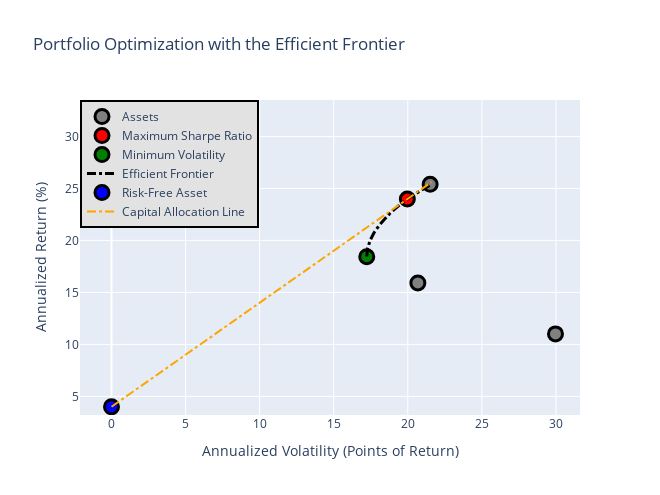

Source (notebook cell):
### Code cell
import plotly.graph_objects as go

# Function to efficent frontier 
# get return seris to calculate over 



print(returnExps)
print(np.max(returnExps))

# we will be looking at annualized data for most of going forward
# recall that returns were originally done in months
returnExpsAnn, returnDispsAnn = genFin.annualize(returnExps, returnDisps, 'M')

# the lowest return that has a guaranteed solution is likly at the min variance 
# the highest possible (without leveraging) is 100% w on the max single return
returnTargets = np.linspace(returnDispMin, np.max(returnExpsAnn), 101) #returnSRMax

# the opt method does annualize internally, so send pre annualized
# in future work we need to clean this up
wEF= po.calc_efficient_frontier(returnExps, returnCoDispsSq, returnTargets, riskFreeRate=0.04, annualizeBy='M')

# calculate the properties for each wighting 
# optimization is not exact so while the target return was set as a goal
# it may not have been achived, need to recalculate 
n = len(wEF)
returnExps_EF = np.zeros(n) * np.nan
returnDisps_EF = np.zeros(n) * np.nan

for i in range(n):
    returnExps_EF[i], returnDisps_EF[i] = genFin.asset_set_perform(wEF[i], returnExps, returnCoDispsSq, annualizeBy='M')
    
print('-- Efficient Frontier --')
print('targets')
print(returnTargets[::10])
print('weights')
print(wEF[::10])


# we expectd a smooth transition from the 
# precalculated min disp weights to the 
# precalculated max SR weights and we got it
# cehck



print('r')
print(returnExps_EF[::10])
print('d')
print(returnDisps_EF[::10])

# Asset points

asset_text = [
    f"{sym}: Return: {round(ret * 100, 2)}% +/- points {round(vol * 100, 2)} ({round(vol/ret * 100 * np.sqrt(12)/12, 2)}%)"
    for sym, ret, vol in zip(syms, returnExpsAnn, returnDispsAnn)
]


Asset_points = go.Scatter(
    name="Assets",
    mode="markers",
    x=np.round(returnDispsAnn * 100, 2),
    y=[round(ret * 100, 2) for ret in returnExpsAnn],
    marker=dict(
        color="gray",
        size=14,
        line=dict(
            width=3,
            color="black")),
    text=asset_text,
    hoverinfo='text'
)
#plot the efficient frontier

# Max Sharpe Ratio trace
MaxSharpeRatio = go.Scatter(
    name="Maximum Sharpe Ratio",
    mode="markers",
    x=[dispSRMax * 100],
    y=[round(returnSRMax * 100, 2)],
    marker=dict(
        color="red",
        size=14,
        line=dict(
            width=3,
            color="black")),
    text=[f"Return: {round(returnSRMax * 100, 2)}% +/- {round(dispSRMax * 100, 2)} points ({round((dispSRMax/returnSRMax) * 100, 2)}%)<br>{allocationSRMax.to_string()}"],
    hoverinfo='text'
)

# Min Volatility trace
MinVol = go.Scatter(
    name="Minimum Volatility",
    mode="markers",
    x=[dispDispMin * 100],
    y=[round(returnDispMin * 100, 2)],
    marker=dict(
        color="green",
        size=14,
        line=dict(
            width=3,
            color="black")),
    text=[f"Return: {round(returnDispMin * 100, 2)}% +/- {round(dispDispMin * 100,2)} points ({round((dispDispMin/returnDispMin) * 100, 2)}%)<br>{allocationDispMin.to_string()}"],
    hoverinfo='text'
)

# Efficient Frontier trace
efficient_text = [
    f"Return: {round(ret * 100, 2)}% +/- {round(vol * 100,2)} points ({round((vol/ret) * 100, 2)}%)<br>" +
    "<br>".join([f"{symbol}: {round(weight * 100, 2)}%" for symbol, weight in zip(syms, alloc)])
    for ret, vol, alloc in zip(returnExps_EF, returnDisps_EF, wEF)
]


EF_curve = go.Scatter(
    name="Efficient Frontier",
    mode="lines",
    x= np.round(returnDisps_EF * 100, 2),
    y=[round(ret * 100, 2) for ret in returnExps_EF],
    line=dict(color="black", width=3, dash="dashdot"),
    text=efficient_text,
    hoverinfo='text'
)



riskFreeRate = 0.04
# Risk-Free Asset point
rf_point = go.Scatter(
    name="Risk-Free Asset",
    mode="markers",
    x=[0],  # Assuming risk-free rate has zero volatility
    y=[riskFreeRate * 100],
    marker=dict(
        color="blue",
        size=14,
        line=dict(
            width=3,
            color="black")),
    text=f"Risk-Free Rate: {round(riskFreeRate * 100, 2)}%",
    hoverinfo='text'
)
    
# Capital Allocation Line (CAL)
# include risk free point and SR max AND the corrisponding last point on EF line
# need to move the CAL line calcualation to a general function
def f_cal(x, riskFreeRate, returnSRMax, dispSRMax):
    slope = (returnSRMax - riskFreeRate) / dispSRMax 
    y = x * slope + riskFreeRate
    return (y)
    
cal_x = [0, dispSRMax * 100, returnDisps_EF[-1] * 100]
cal_y = [riskFreeRate * 100, returnSRMax * 100, f_cal(returnDisps_EF[-1], riskFreeRate, returnSRMax, dispSRMax) * 100]
CAL = go.Scatter(
    name="Capital Allocation Line",
    mode="lines",
    x=cal_x,
    y=cal_y,
    line=dict(color="orange", width=2, dash="dashdot")
)

data = [Asset_points, MaxSharpeRatio, MinVol, EF_curve, rf_point, CAL]



layout = go.Layout(
    title='Portfolio Optimization with the Efficient Frontier',
    yaxis=dict(title='Annualized Return (%)'),
    xaxis=dict(title='Annualized Volatility (Points of Return)'),
    showlegend=True,
    legend=dict(
        x=0,
        y=1,
        traceorder='normal',
        bgcolor="#E2E2E2",
        bordercolor='black',
        borderwidth=2),
    width=660,
    height=495
)

fig = go.Figure(data=data, layout=layout)
fig.show()

### Figure 1 — Plotly figure (JSON) as saved in the notebook; plotly's stock layout.template omitted (floating-point values rounded to 4 significant figures)
{"data": [{"hoverinfo": "text", "marker": {"color": "gray", "line": {"color": "black", "width": 3}, "size": 14}, "mode": "markers", "name": "Assets", "text": ["MSFT: Return: 25.4% +/- points 21.51 (24.45%)", "NEE: Return: 15.91% +/- points 20.68 (37.51%)", "CVX: Return: 11.01% +/- points 29.97 (78.59%)"], "type": "scatter", "x": [21.51, 20.68, 29.97], "y": [25.4, 15.91, 11.01]}, {"hoverinfo": "text", "marker": {"color": "red", "line": {"color": "black", "width": 3}, "size": 14}, "mode": "markers", "name": "Maximum Sharpe Ratio", "text": ["Return: 23.98% +/- 19.97 points (83.28%)<br>      allocation\nMSFT        85.0\nNEE         15.0\nCVX          0.0"], "type": "scatter", "x": [19.97], "y": [23.98]}, {"hoverinfo": "text", "marker": {"color": "green", "line": {"color": "black", "width": 3}, "size": 14}, "mode": "markers", "name": "Minimum Volatility", "text": ["Return: 18.44% +/- 17.23 points (93.43%)<br>      allocation\nMSFT        36.0\nNEE         46.0\nCVX         18.0"], "type": "scatter", "x": [17.23], "y": [18.44]}, {"hoverinfo": "text", "line": {"color": "black", "dash": "dashdot", "width": 3}, "mode": "lines", "name": "Efficient Frontier", "text": ["Return: 18.44% +/- 17.23 points (93.43%)<br>MSFT: 35.91%<br>NEE: 46.22%<br>CVX: 17.87%", "Return: 18.51% +/- 17.23 points (93.08%)<br>MSFT: 36.51%<br>NEE: 45.88%<br>CVX: 17.61%", "Return: 18.58% +/- 17.23 points (92.74%)<br>MSFT: 37.11%<br>NEE: 45.54%<br>CVX: 17.35%", "Return: 18.65% +/- 17.23 points (92.4%)<br>MSFT: 37.71%<br>NEE: 45.2%<br>CVX: 17.09%", "Return: 18.72% +/- 17.24 points (92.08%)<br>MSFT: 38.31%<br>NEE: 44.86%<br>CVX: 16.83%", "Return: 18.79% +/- 17.24 points (91.76%)<br>MSFT: 38.91%<br>NEE: 44.52%<br>CVX: 16.57%", "Return: 18.86% +/- 17.25 points (91.45%)<br>MSFT: 39.5%<br>NEE: 44.18%<br>CVX: 16.31%", "Return: 18.93% +/- 17.25 points (91.14%)<br>MSFT: 40.1%<br>NEE: 43.85%<br>CVX: 16.05%", "Return: 19.0% +/- 17.26 points (90.84%)<br>MSFT: 40.7%<br>NEE: 43.51%<br>CVX: 15.79%", "Return: 19.07% +/- 17.27 points (90.55%)<br>MSFT: 41.3%<br>NEE: 43.17%<br>CVX: 15.53%", "Return: 19.14% +/- 17.28 points (90.27%)<br>MSFT: 41.9%<br>NEE: 42.84%<br>CVX: 15.27%", "Return: 19.21% +/- 17.28 points (89.99%)<br>MSFT: 42.5%<br>NEE: 42.5%<br>CVX: 15.01%", "Return: 19.28% +/- 17.3 points (89.72%)<br>MSFT: 43.09%<br>NEE: 42.16%<br>CVX: 14.74%", "Return: 19.35% +/- 17.31 points (89.46%)<br>MSFT: 43.69%<br>NEE: 41.83%<br>CVX: 14.48%", "Return: 19.42% +/- 17.32 points (89.2%)<br>MSFT: 44.29%<br>NEE: 41.49%<br>CVX: 14.22%", "Return: 19.49% +/- 17.33 points (88.95%)<br>MSFT: 44.89%<br>NEE: 41.16%<br>CVX: 13.96%", "Return: 19.56% +/- 17.35 points (88.7%)<br>MSFT: 45.48%<br>NEE: 40.82%<br>CVX: 13.69%", "Return: 19.62% +/- 17.36 points (88.47%)<br>MSFT: 46.08%<br>NEE: 40.49%<br>CVX: 13.43%", "Return: 19.69% +/- 17.38 points (88.23%)<br>MSFT: 46.68%<br>NEE: 40.15%<br>CVX: 13.17%", "Return: 19.76% +/- 17.39 points (88.01%)<br>MSFT: 47.28%<br>NEE: 39.82%<br>CVX: 12.91%", "Return: 19.83% +/- 17.41 points (87.79%)<br>MSFT: 47.87%<br>NEE: 39.49%<br>CVX: 12.64%", "Return: 19.9% +/- 17.43 points (87.58%)<br>MSFT: 48.47%<br>NEE: 39.15%<br>CVX: 12.38%", "Return: 19.97% +/- 17.45 points (87.37%)<br>MSFT: 49.07%<br>NEE: 38.82%<br>CVX: 12.12%", "Return: 20.04% +/- 17.47 points (87.17%)<br>MSFT: 49.66%<br>NEE: 38.49%<br>CVX: 11.85%", "Return: 20.11% +/- 17.49 points (86.97%)<br>MSFT: 50.26%<br>NEE: 38.15%<br>CVX: 11.59%", "Return: 20.18% +/- 17.51 points (86.78%)<br>MSFT: 50.86%<br>NEE: 37.82%<br>CVX: 11.32%", "Return: 20.25% +/- 17.54 points (86.6%)<br>MSFT: 51.45%<br>NEE: 37.49%<br>CVX: 11.06%", "Return: 20.32% +/- 17.56 points (86.42%)<br>MSFT: 52.05%<br>NEE: 37.16%<br>CVX: 10.79%", "Return: 20.39% +/- 17.59 points (86.24%)<br>MSFT: 52.65%<br>NEE: 36.82%<br>CVX: 10.53%", "Return: 20.46% +/- 17.61 points (86.08%)<br>MSFT: 53.24%<br>NEE: 36.49%<br>CVX: 10.27%", "Return: 20.53% +/- 17.64 points (85.91%)<br>MSFT: 53.84%<br>NEE: 36.16%<br>CVX: 10.0%", "Return: 20.6% +/- 17.66 points (85.76%)<br>MSFT: 54.44%<br>NEE: 35.83%<br>CVX: 9.74%", "Return: 20.67% +/- 17.69 points (85.61%)<br>MSFT: 55.03%<br>NEE: 35.5%<br>CVX: 9.47%", "Return: 20.74% +/- 17.72 points (85.46%)<br>MSFT: 55.63%<br>NEE: 35.17%<br>CVX: 9.21%", "Return: 20.81% +/- 17.75 points (85.32%)<br>MSFT: 56.22%<br>NEE: 34.83%<br>CVX: 8.94%", "Return: 20.88% +/- 17.78 points (85.18%)<br>MSFT: 56.82%<br>NEE: 34.5%<br>CVX: 8.68%", "Return: 20.95% +/- 17.81 points (85.05%)<br>MSFT: 57.42%<br>NEE: 34.17%<br>CVX: 8.41%", "Return: 21.02% +/- 17.85 points (84.92%)<br>MSFT: 58.01%<br>NEE: 33.84%<br>CVX: 8.14%", "Return: 21.09% +/- 17.88 points (84.8%)<br>MSFT: 58.61%<br>NEE: 33.51%<br>CVX: 7.88%", "Return: 21.15% +/- 17.91 points (84.68%)<br>MSFT: 59.21%<br>NEE: 33.18%<br>CVX: 7.61%", "Return: 21.22% +/- 17.95 points (84.57%)<br>MSFT: 59.8%<br>NEE: 32.85%<br>CVX: 7.35%", "Return: 21.29% +/- 17.98 points (84.46%)<br>MSFT: 60.4%<br>NEE: 32.52%<br>CVX: 7.08%", "Return: 21.36% +/- 18.02 points (84.36%)<br>MSFT: 60.99%<br>NEE: 32.19%<br>CVX: 6.82%", "Return: 21.43% +/- 18.06 points (84.26%)<br>MSFT: 61.64%<br>NEE: 31.7%<br>CVX: 6.66%", "Return: 21.5% +/- 18.1 points (84.16%)<br>MSFT: 62.16%<br>NEE: 31.6%<br>CVX: 6.24%", "Return: 21.57% +/- 18.14 points (84.07%)<br>MSFT: 62.68%<br>NEE: 31.5%<br>CVX: 5.82%", "Return: 21.64% +/- 18.18 points (83.98%)<br>MSFT: 63.38%<br>NEE: 30.87%<br>CVX: 5.76%", "Return: 21.71% +/- 18.22 points (83.9%)<br>MSFT: 63.97%<br>NEE: 30.54%<br>CVX: 5.49%", "Return: 21.78% +/- 18.26 points (83.82%)<br>MSFT: 64.57%<br>NEE: 30.2%<br>CVX: 5.23%", "Return: 21.85% +/- 18.3 points (83.75%)<br>MSFT: 65.17%<br>NEE: 29.87%<br>CVX: 4.96%", "Return: 21.92% +/- 18.34 points (83.68%)<br>MSFT: 65.76%<br>NEE: 29.54%<br>CVX: 4.69%", "Return: 21.99% +/- 18.39 points (83.61%)<br>MSFT: 66.36%<br>NEE: 29.21%<br>CVX: 4.43%", "Return: 22.06% +/- 18.43 points (83.55%)<br>MSFT: 66.95%<br>NEE: 28.88%<br>CVX: 4.16%", "Return: 22.13% +/- 18.48 points (83.49%)<br>MSFT: 67.55%<br>NEE: 28.55%<br>CVX: 3.9%", "Return: 22.2% +/- 18.52 points (83.44%)<br>MSFT: 68.15%<br>NEE: 28.22%<br>CVX: 3.63%", "Return: 22.27% +/- 18.57 points (83.39%)<br>MSFT: 68.74%<br>NEE: 27.89%<br>CVX: 3.37%", "Return: 22.34% +/- 18.62 points (83.34%)<br>MSFT: 69.34%<br>NEE: 27.56%<br>CVX: 3.1%", "Return: 22.41% +/- 18.66 points (83.29%)<br>MSFT: 69.94%<br>NEE: 27.23%<br>CVX: 2.84%", "Return: 22.48% +/- 18.71 points (83.25%)<br>MSFT: 70.53%<br>NEE: 26.89%<br>CVX: 2.57%", "Return: 22.55% +/- 18.76 points (83.22%)<br>MSFT: 71.13%<br>NEE: 26.56%<br>CVX: 2.31%", "Return: 22.62% +/- 18.81 points (83.18%)<br>MSFT: 71.72%<br>NEE: 26.23%<br>CVX: 2.04%", "Return: 22.69% +/- 18.86 points (83.15%)<br>MSFT: 72.32%<br>NEE: 25.91%<br>CVX: 1.78%", "Return: 22.75% +/- 18.91 points (83.13%)<br>MSFT: 72.91%<br>NEE: 25.58%<br>CVX: 1.51%", "Return: 22.82% +/- 18.97 points (83.1%)<br>MSFT: 73.51%<br>NEE: 25.25%<br>CVX: 1.24%", "Return: 22.89% +/- 19.02 points (83.08%)<br>MSFT: 74.11%<br>NEE: 24.92%<br>CVX: 0.98%", "Return: 22.96% +/- 19.07 points (83.06%)<br>MSFT: 74.7%<br>NEE: 24.59%<br>CVX: 0.71%", "Return: 23.03% +/- 19.13 points (83.05%)<br>MSFT: 75.3%<br>NEE: 24.25%<br>CVX: 0.45%", "Return: 23.1% +/- 19.18 points (83.04%)<br>MSFT: 75.8%<br>NEE: 24.2%<br>CVX: 0.0%", "Return: 23.17% +/- 19.24 points (83.03%)<br>MSFT: 76.53%<br>NEE: 23.47%<br>CVX: 0.0%", "Return: 23.24% +/- 19.3 points (83.02%)<br>MSFT: 77.27%<br>NEE: 22.73%<br>CVX: 0.0%", "Return: 23.31% +/- 19.35 points (83.03%)<br>MSFT: 78.0%<br>NEE: 22.0%<br>CVX: 0.0%", "Return: 23.38% +/- 19.41 points (83.03%)<br>MSFT: 78.73%<br>NEE: 21.27%<br>CVX: 0.0%", "Return: 23.45% +/- 19.47 points (83.04%)<br>MSFT: 79.47%<br>NEE: 20.53%<br>CVX: 0.0%", "Return: 23.52% +/- 19.54 points (83.06%)<br>MSFT: 80.2%<br>NEE: 19.8%<br>CVX: 0.0%", "Return: 23.59% +/- 19.6 points (83.08%)<br>MSFT: 80.93%<br>NEE: 19.07%<br>CVX: 0.0%", "Return: 23.66% +/- 19.66 points (83.11%)<br>MSFT: 81.67%<br>NEE: 18.33%<br>CVX: 0.0%", "Return: 23.73% +/- 19.73 points (83.14%)<br>MSFT: 82.4%<br>NEE: 17.6%<br>CVX: 0.0%", "Return: 23.8% +/- 19.79 points (83.17%)<br>MSFT: 83.13%<br>NEE: 16.87%<br>CVX: 0.0%", "Return: 23.87% +/- 19.86 points (83.21%)<br>MSFT: 83.87%<br>NEE: 16.13%<br>CVX: 0.0%", "Return: 23.94% +/- 19.93 points (83.26%)<br>MSFT: 84.6%<br>NEE: 15.4%<br>CVX: 0.0%", "Return: 24.01% +/- 20.0 points (83.3%)<br>MSFT: 85.33%<br>NEE: 14.67%<br>CVX: 0.0%", "Return: 24.08% +/- 20.07 points (83.36%)<br>MSFT: 86.07%<br>NEE: 13.93%<br>CVX: 0.0%", "Return: 24.15% +/- 20.14 points (83.41%)<br>MSFT: 86.8%<br>NEE: 13.2%<br>CVX: 0.0%", "Return: 24.22% +/- 20.21 points (83.47%)<br>MSFT: 87.53%<br>NEE: 12.47%<br>CVX: 0.0%", "Return: 24.29% +/- 20.29 points (83.54%)<br>MSFT: 88.27%<br>NEE: 11.73%<br>CVX: 0.0%", "Return: 24.35% +/- 20.36 points (83.6%)<br>MSFT: 89.0%<br>NEE: 11.0%<br>CVX: 0.0%", "Return: 24.42% +/- 20.44 points (83.68%)<br>MSFT: 89.73%<br>NEE: 10.27%<br>CVX: 0.0%", "Return: 24.49% +/- 20.51 points (83.75%)<br>MSFT: 90.47%<br>NEE: 9.53%<br>CVX: 0.0%", "Return: 24.56% +/- 20.59 points (83.83%)<br>MSFT: 91.2%<br>NEE: 8.8%<br>CVX: 0.0%", "Return: 24.63% +/- 20.67 points (83.91%)<br>MSFT: 91.93%<br>NEE: 8.07%<br>CVX: 0.0%", "Return: 24.7% +/- 20.75 points (84.0%)<br>MSFT: 92.67%<br>NEE: 7.33%<br>CVX: 0.0%", "Return: 24.77% +/- 20.83 points (84.09%)<br>MSFT: 93.4%<br>NEE: 6.6%<br>CVX: 0.0%", "Return: 24.84% +/- 20.91 points (84.18%)<br>MSFT: 94.13%<br>NEE: 5.87%<br>CVX: 0.0%", "Return: 24.91% +/- 20.99 points (84.28%)<br>MSFT: 94.87%<br>NEE: 5.13%<br>CVX: 0.0%", "Return: 24.98% +/- 21.08 points (84.38%)<br>MSFT: 95.6%<br>NEE: 4.4%<br>CVX: 0.0%", "Return: 25.05% +/- 21.16 points (84.48%)<br>MSFT: 96.33%<br>NEE: 3.67%<br>CVX: 0.0%", "Return: 25.12% +/- 21.25 points (84.58%)<br>MSFT: 97.07%<br>NEE: 2.93%<br>CVX: 0.0%", "Return: 25.19% +/- 21.33 points (84.69%)<br>MSFT: 97.8%<br>NEE: 2.2%<br>CVX: 0.0%", "Return: 25.26% +/- 21.42 points (84.8%)<br>MSFT: 98.53%<br>NEE: 1.47%<br>CVX: 0.0%", "Return: 25.33% +/- 21.51 points (84.92%)<br>MSFT: 99.27%<br>NEE: 0.73%<br>CVX: 0.0%", "Return: 25.4% +/- 21.6 points (85.03%)<br>MSFT: 100.0%<br>NEE: 0.0%<br>CVX: 0.0%"], "type": "scatter", "x": [17.23, 17.23, 17.23, 17.23, 17.24, 17.24, 17.25, 17.25, 17.26, 17.27, 17.28, 17.28, 17.3, 17.31, 17.32, 17.33, 17.35, 17.36, 17.38, 17.39, 17.41, 17.43, 17.45, 17.47, 17.49, 17.51, 17.54, 17.56, 17.59, 17.61, 17.64, 17.66, 17.69, 17.72, 17.75, 17.78, 17.81, 17.85, 17.88, 17.91, 17.95, 17.98, 18.02, 18.06, 18.1, 18.14, 18.18, 18.22, 18.26, 18.3, 18.34, 18.39, 18.43, 18.48, 18.52, 18.57, 18.62, 18.66, 18.71, 18.76, 18.81, 18.86, 18.91, 18.97, 19.02, 19.07, 19.13, 19.18, 19.24, 19.3, 19.35, 19.41, 19.47, 19.54, 19.6, 19.66, 19.73, 19.79, 19.86, 19.93, 20, 20.07, 20.14, 20.21, 20.29, 20.36, 20.44, 20.51, 20.59, 20.67, 20.75, 20.83, 20.91, 20.99, 21.08, 21.16, 21.25, 21.33, 21.42, 21.51, 21.6], "y": [18.44, 18.51, 18.58, 18.65, 18.72, 18.79, 18.86, 18.93, 19, 19.07, 19.14, 19.21, 19.28, 19.35, 19.42, 19.49, 19.56, 19.62, 19.69, 19.76, 19.83, 19.9, 19.97, 20.04, 20.11, 20.18, 20.25, 20.32, 20.39, 20.46, 20.53, 20.6, 20.67, 20.74, 20.81, 20.88, 20.95, 21.02, 21.09, 21.15, 21.22, 21.29, 21.36, 21.43, 21.5, 21.57, 21.64, 21.71, 21.78, 21.85, 21.92, 21.99, 22.06, 22.13, 22.2, 22.27, 22.34, 22.41, 22.48, 22.55, 22.62, 22.69, 22.75, 22.82, 22.89, 22.96, 23.03, 23.1, 23.17, 23.24, 23.31, 23.38, 23.45, 23.52, 23.59, 23.66, 23.73, 23.8, 23.87, 23.94, 24.01, 24.08, 24.15, 24.22, 24.29, 24.35, 24.42, 24.49, 24.56, 24.63, 24.7, 24.77, 24.84, 24.91, 24.98, 25.05, 25.12, 25.19, 25.26, 25.33, 25.4]}, {"hoverinfo": "text", "marker": {"color": "blue", "line": {"color": "black", "width": 3}, "size": 14}, "mode": "markers", "name": "Risk-Free Asset", "text": "Risk-Free Rate: 4.0%", "type": "scatter", "x": [0], "y": [4]}, {"line": {"color": "orange", "dash": "dashdot", "width": 2}, "mode": "lines", "name": "Capital Allocation Line", "type": "scatter", "x": [0, 19.97, 21.6], "y": [4, 23.98, 25.61]}], "layout": {"height": 495, "legend": {"bgcolor": "#E2E2E2", "bordercolor": "black", "borderwidth": 2, "traceorder": "normal", "x": 0, "y": 1}, "showlegend": true, "title": {"text": "Portfolio Optimization with the Efficient Frontier"}, "width": 660, "xaxis": {"autorange": false, "range": [-2.126, 31.62], "title": {"text": "Annualized Volatility (Points of Return)"}, "type": "linear"}, "yaxis": {"autorange": false, "range": [3.207, 33.51], "title": {"text": "Annualized Return (%)"}, "type": "linear"}}}
